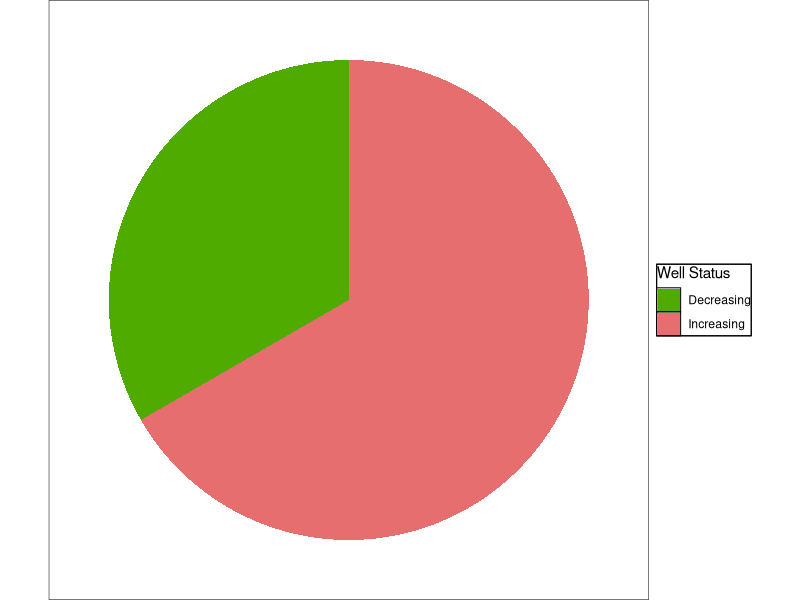

This figure's R source: (Note: this script raises an error after producing the figure.)
#Date Created: 9/23/2025
# Created by Lena Wang
#This creates the pie charts in the paper

library("dplyr")
library("tidyr")
library("ggplot2")


setwd("O:/PRIV/CPHEA/PESD/COR/CORFILES/Projects/OregonGWMA/SWV-GWMA/Wang GWMA Nitrate Trends Paper/Data")
Wells_MK <- read.csv("Well_Categories_MannKendall_Napplication.csv", header = T)

#This will only create the bar charts for p-value < 0.2, according to DEQ. To get p-value 0.05, change 0.2 to 0.2
Wells_MK_broad <- Wells_MK %>%
  mutate(`Well Status` = case_when(Nitrate_Tau > 0 & Nitrate_pvalue < 0.2  ~ "Decreasing", 
                                   Nitrate_Tau < 0 & Nitrate_pvalue < 0.2 ~ "Increasing",
                                   Nitrate_pvalue > 0.2 ~ "No Significance")) %>%
  mutate(`Well Classification` = case_when(N_Classification == "Stable/Leaching" ~ "Leaching",
                                           N_Classification == "Stable/Mixing" ~ "Mixing",
                                           N_Classification!= "Stable/Leaching" ~ N_Classification,
                                           N_Classification != "Stable/Mixing" ~ N_Classification))

Well_col <- c("Increasing" = "#E66E6E", "Decreasing" = "#4FAB00", "No Significance" = "#3C43D4")

Class_col <- c("Dilution" = "#15BB98", "Leaching" = "#F7DE03", "Mixing" = "#5F1657", "Multi-Proc" = "#D81B60",
               "Stable" = "#1E88E5", "Stable/Leaching" =  "#FFC107", "Stable/Mixing" = "#DC69B8")


#All Wells
All_Wells <- Wells_MK_broad %>%
  group_by(`Well Status`) %>% 
  summarise(Percentage = 100 * n() / nrow(Wells_MK_broad))
#Currently creates circle pie chart, Figure 1c
All_Wells_plot <- ggplot(All_Wells, aes(x = "", y = `Percentage`, fill = `Well Status`)) +
  geom_bar(stat = "identity", width = 1) +
  scale_fill_manual(values = Well_col) + 
  coord_polar("y", start = 0) +
  theme_bw() +
  theme(panel.grid.major = element_blank(),
        panel.grid.minor = element_blank(),
        strip.background = element_blank(),
        axis.ticks = element_blank(),
        panel.border = element_rect(colour = "black", fill = NA),
        text = element_blank())



#ggsave('All_Wells.png', All_Wells_plot, bg ='transparent')

#Statistically Significant Wells



#This code is irrelevant to the paper, it just highlights in the wells with significant trends
Wells_MK_broad_sig <- Wells_MK_broad %>%
  filter(Nitrate_pvalue < 0.2)

All_Wells_sig <- Wells_MK_broad_sig %>%
  group_by(`Well Status`) %>% 
  summarise(Percentage = 100 * n() / nrow(Wells_MK_broad_sig))

Sig_Wells_Plot <- ggplot(All_Wells_sig, aes(x = "", y = `Well Status`, fill = `Well Status`)) +
  geom_bar(stat = "identity", width = 1) +
  scale_fill_manual(values = Well_col) + 
  coord_polar("y", start = 0) +
  theme_void() + 
  theme(
    panel.background = element_rect(fill='transparent'), #transparent panel bg
    plot.background = element_rect(fill='transparent', color=NA), #transparent plot bg
    panel.grid.major = element_blank(), #remove major gridlines
    panel.grid.minor = element_blank(), #remove minor gridlines
    panel.border = element_blank(),
    legend.background = element_rect(fill='transparent'), #transparent legend bg
    legend.box.background = element_rect(fill='transparent') #transparent legend panel
  )

ggsave('All_Wells_sig.png', Sig_Wells_Plot, bg ='transparent')


Increase <- Wells_MK_broad_sig %>% 
  filter(`Well Status` %in% "Increase")

Increase_perc <- Increase %>%
  group_by(`Well Classification`) %>% 
  summarise(Percentage = 100 * n() / nrow(Increase))

Increase_sig <- ggplot(Increase_perc, aes(x = "", y = `Percentage`, fill = `Well Classification`)) +
  geom_bar(stat = "identity", width = 1) +
  scale_fill_manual(values = Class_col) + 
  coord_polar("y", start = 0) +
  theme_void() +
  theme(
    panel.background = element_rect(fill='transparent'), #transparent panel bg
    plot.background = element_rect(fill='transparent', color=NA), #transparent plot bg
    panel.grid.major = element_blank(), #remove major gridlines
    panel.grid.minor = element_blank(), #remove minor gridlines
    panel.border = element_blank(),
    legend.background = element_rect(fill='transparent'), #transparent legend bg
    legend.box.background = element_rect(fill='transparent') #transparent legend panel
  )

ggsave('Increase_wells_sig.png', Increase_sig, bg ='transparent')
  



Decrease <- Wells_MK_broad_sig %>% 
  filter(`Well Status` %in% "Decrease")

Decrease_perc <- Decrease %>%
  group_by(`Well Classification`) %>% 
  summarise(Percentage = 100 * n() / nrow(Decrease))


Decrease_sig <- ggplot(Decrease_perc, aes(x = "", y = `Percentage`, fill = `Well Classification`)) +
  geom_bar(stat = "identity", width = 1) +
  scale_fill_manual(values = Class_col) + 
  coord_polar("y", start = 0) +
  theme_void() +
  theme(
    panel.background = element_rect(fill='transparent'), #transparent panel bg
    plot.background = element_rect(fill='transparent', color=NA), #transparent plot bg
    panel.grid.major = element_blank(), #remove major gridlines
    panel.grid.minor = element_blank(), #remove minor gridlines
    panel.border = element_blank(),
    legend.background = element_rect(fill='transparent'), #transparent legend bg
    legend.box.background = element_rect(fill='transparent') #transparent legend panel
  )

ggsave('Decrease_wells_sig.png', Decrease_sig, bg ='transparent')


No_Change <- Wells_MK_broad %>% 
  filter(`Well Status` %in% "No Change")

NC_perc <- No_Change %>%
  group_by(`Well Classification`) %>% 
  summarise(Percentage = 100 * n() / nrow(No_Change))


ggplot(NC_perc, aes(x = "", y = `Percentage`, fill = `Well Classification`)) +
  geom_bar(stat = "identity", width = 1) +
  scale_fill_manual(values = Class_col) + 
  coord_polar("y", start = 0) +
  theme_void()


#Leaching 
Leaching <- Wells_MK_broad_sig%>% 
  filter(`Well Classification` %in% "Leaching")


Leaching_perc <- Leaching %>%
  group_by(`Well Status`) %>% 
  summarise(Percentage = 100 * n() / nrow(Leaching))


Leaching_sig <- ggplot(Leaching_perc, aes(x = "", y = `Percentage`, fill = `Well Status`)) +
  geom_bar(stat = "identity", width = 1) +
  scale_fill_manual(values = Well_col) + 
  coord_polar("y", start = 0) +
  theme_void() +
  theme(
    panel.background = element_rect(fill='transparent'), #transparent panel bg
    plot.background = element_rect(fill='transparent', color=NA), #transparent plot bg
    panel.grid.major = element_blank(), #remove major gridlines
    panel.grid.minor = element_blank(), #remove minor gridlines
    panel.border = element_blank(),
    legend.background = element_rect(fill='transparent'), #transparent legend bg
    legend.box.background = element_rect(fill='transparent') #transparent legend panel
  )

ggsave('Leaching_wells_sig.png', Leaching_sig, bg ='transparent')


#Mixing

Mixing <- Wells_MK_broad_sig %>% 
  filter(`Well Classification` %in% "Mixing")


Mixing_perc <- Mixing %>%
  group_by(`Well Status`) %>% 
  summarise(Percentage = 100 * n() / nrow(Mixing))


Mixing_sig <- ggplot(Mixing_perc, aes(x = "", y = `Percentage`, fill = `Well Status`)) +
  geom_bar(stat = "identity", width = 1) +
  scale_fill_manual(values = Well_col) + 
  coord_polar("y", start = 0) +
  theme_void() +
  theme(
    panel.background = element_rect(fill='transparent'), #transparent panel bg
    plot.background = element_rect(fill='transparent', color=NA), #transparent plot bg
    panel.grid.major = element_blank(), #remove major gridlines
    panel.grid.minor = element_blank(), #remove minor gridlines
    panel.border = element_blank(),
    legend.background = element_rect(fill='transparent'), #transparent legend bg
    legend.box.background = element_rect(fill='transparent') #transparent legend panel
  )
ggsave('Mixing_wells_sig.png', Mixing_sig, bg ='transparent')
#Dilution
Dilution <- Wells_MK_broad_sig %>% 
  filter(`Well Classification` %in% "Dilution")


Dilution_perc <- Dilution %>%
  group_by(`Well Status`) %>% 
  summarise(Percentage = 100 * n() / nrow(Dilution))


Dilution_sig <- ggplot(Dilution_perc, aes(x = "", y = `Percentage`, fill = `Well Status`)) +
  geom_bar(stat = "identity", width = 1) +
  scale_fill_manual(values = Well_col) + 
  coord_polar("y", start = 0) +
  theme_void() +
  theme(
    panel.background = element_rect(fill='transparent'), #transparent panel bg
    plot.background = element_rect(fill='transparent', color=NA), #transparent plot bg
    panel.grid.major = element_blank(), #remove major gridlines
    panel.grid.minor = element_blank(), #remove minor gridlines
    panel.border = element_blank(),
    legend.background = element_rect(fill='transparent'), #transparent legend bg
    legend.box.background = element_rect(fill='transparent') #transparent legend panel
  )

ggsave('Dilution_wells_sig.png', Dilution_sig, bg ='transparent')



#Multi-Proc
`Multi-Proc` <- Wells_MK_broad_sig %>% 
  filter(`Well Classification` %in% "Multi-Proc")


`Multi-Proc_perc` <- `Multi-Proc` %>%
  group_by(`Well Status`) %>% 
  summarise(Percentage = 100 * n() / nrow(`Multi-Proc`))


Multi_sig <- ggplot(`Multi-Proc_perc`, aes(x = "", y = `Percentage`, fill = `Well Status`)) +
  geom_bar(stat = "identity", width = 1) +
  scale_fill_manual(values = Well_col) + 
  coord_polar("y", start = 0) +
  theme_void() +
  theme(
    panel.background = element_rect(fill='transparent'), #transparent panel bg
    plot.background = element_rect(fill='transparent', color=NA), #transparent plot bg
    panel.grid.major = element_blank(), #remove major gridlines
    panel.grid.minor = element_blank(), #remove minor gridlines
    panel.border = element_blank(),
    legend.background = element_rect(fill='transparent'), #transparent legend bg
    legend.box.background = element_rect(fill='transparent') #transparent legend panel
  )

ggsave('Multi_sig.png', Multi_sig, bg ='transparent')


#Stable
`Stable` <- Wells_MK_broad_sig %>% 
  filter(`Well Classification` %in% "Stable")


`Stable_perc` <- `Stable` %>%
  group_by(`Well Status`) %>% 
  summarise(Percentage = 100 * n() / nrow(`Stable`))


Stable_sig <- ggplot(`Stable_perc`, aes(x = "", y = `Percentage`, fill = `Well Status`)) +
  geom_bar(stat = "identity", width = 1) +
  scale_fill_manual(values = Well_col) + 
  coord_polar("y", start = 0) +
  theme_void() +
  theme(
    panel.background = element_rect(fill='transparent'), #transparent panel bg
    plot.background = element_rect(fill='transparent', color=NA), #transparent plot bg
    panel.grid.major = element_blank(), #remove major gridlines
    panel.grid.minor = element_blank(), #remove minor gridlines
    panel.border = element_blank(),
    legend.background = element_rect(fill='transparent'), #transparent legend bg
    legend.box.background = element_rect(fill='transparent') #transparent legend panel
  )

ggsave('Stable_sig.png', Stable_sig, bg ='transparent')


